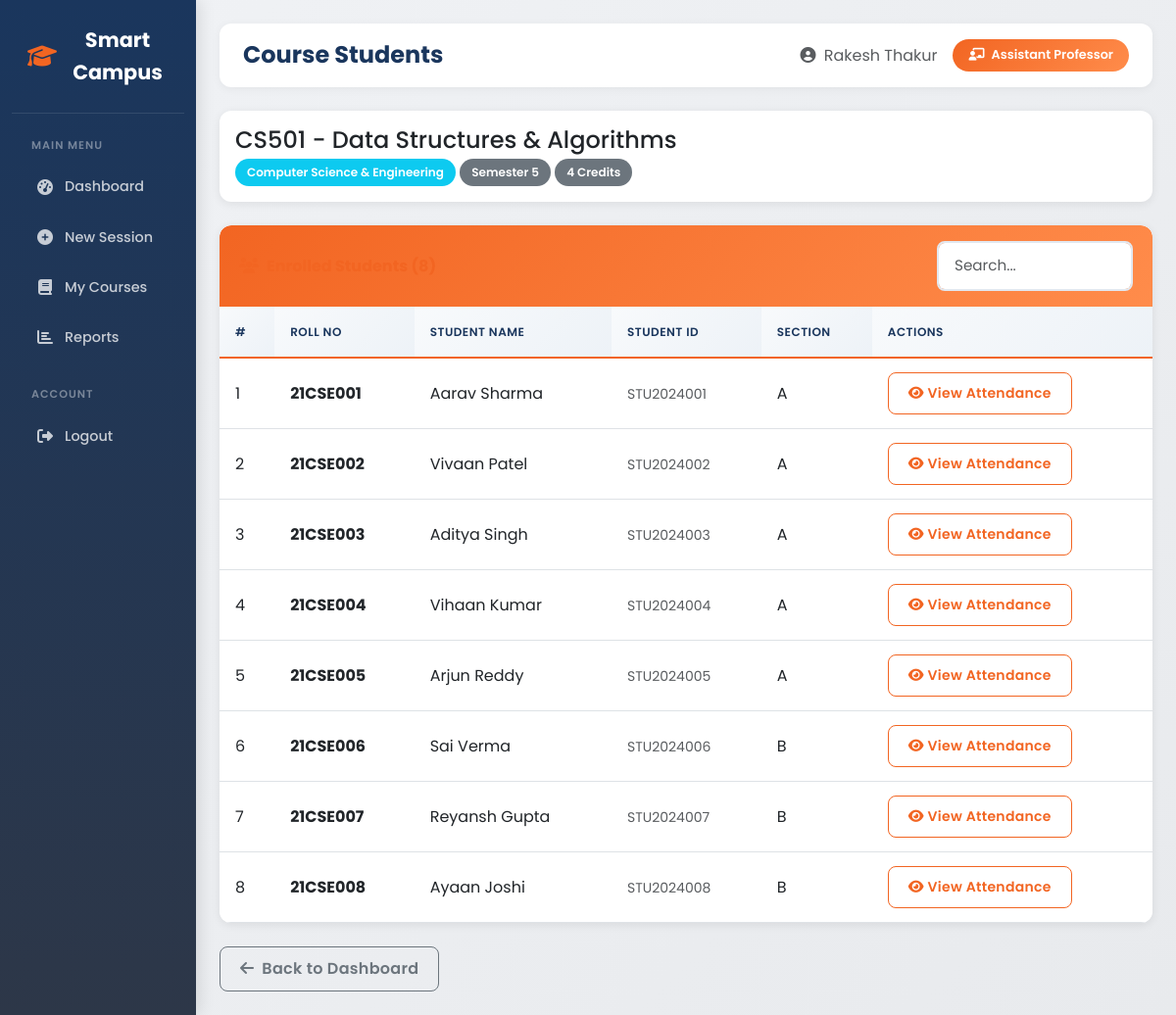
Page /attendance/course/1/students/ (signed in) on the committed database.
### attendance/models.py (models this page shows, shortened)
class Faculty(models.Model):
    user = models.OneToOneField(User, on_delete=models.CASCADE, related_name='faculty_profile')
    employee_id = models.CharField(max_length=20, unique=True)
    department = models.ForeignKey(Department, on_delete=models.SET_NULL, null=True, related_name='faculty_members')
    phone = models.CharField(max_length=15, blank=True)
    designation = models.CharField(max_length=50, default='Assistant Professor')
    profile_image = models.ImageField(upload_to='faculty_images/', blank=True, null=True)
    is_active = models.BooleanField(default=True)
    created_at = models.DateTimeField(auto_now_add=True)
    updated_at = models.DateTimeField(auto_now=True)
    class Meta:
        verbose_name_plural = 'Faculty'
        ordering = ['employee_id']

class Course(models.Model):
    code = models.CharField(max_length=20, unique=True)
    name = models.CharField(max_length=100)
    department = models.ForeignKey(Department, on_delete=models.CASCADE, related_name='courses')
    faculty = models.ForeignKey(Faculty, on_delete=models.SET_NULL, null=True, related_name='courses')
    semester = models.IntegerField(default=1)
    credits = models.IntegerField(default=3)
    students = models.ManyToManyField(Student, related_name='courses', blank=True)
    is_active = models.BooleanField(default=True)
    created_at = models.DateTimeField(auto_now_add=True)
    class Meta:
        ordering = ['code']

class Department(models.Model):
    name = models.CharField(max_length=100)
    code = models.CharField(max_length=10, unique=True)
    created_at = models.DateTimeField(auto_now_add=True)
    class Meta:
        ordering = ['name']

class Student(models.Model):
    user = models.OneToOneField(User, on_delete=models.CASCADE, related_name='student_profile', null=True, blank=True)
    student_id = models.CharField(max_length=20, unique=True)
    roll_number = models.CharField(max_length=20)
    first_name = models.CharField(max_length=50)
    last_name = models.CharField(max_length=50)
    email = models.EmailField()
    phone = models.CharField(max_length=15, blank=True)
    department = models.ForeignKey(Department, on_delete=models.SET_NULL, null=True, related_name='students')
    semester = models.IntegerField(default=1)
    section = models.CharField(max_length=5, default='A')
    profile_image = models.ImageField(upload_to='student_images/', blank=True, null=True)
    face_encoding = models.BinaryField(blank=True, null=True)  # Stored face encoding for recognition
    parent = models.ForeignKey(Parent, on_delete=models.SET_NULL, null=True, blank=True, related_name='children')
    is_active = models.BooleanField(default=True)
    created_at = models.DateTimeField(auto_now_add=True)
    updated_at = models.DateTimeField(auto_now=True)
    @property
    def full_name(self):
        return f"{self.first_name} {self.last_name}"
    class Meta:
        ordering = ['roll_number']

### attendance/views.py (the view)
# urls.py: path('course/<int:course_id>/students/', views.course_students, name='course_students'),
@login_required
def course_students(request, course_id):
    course = get_object_or_404(Course, id=course_id)
    students = course.students.filter(is_active=True).order_by('roll_number')
    context = {
        'course': course,
        'students': students,
    }
    return render(request, 'attendance/course_students.html', context)

### attendance/templates/attendance/course_students.html (shortened to what this page needs)
{% extends 'attendance/base.html' %}
{% block page_title %}Course Students{% endblock %}
{% block content %}
<div class="card mb-4">
    <div class="card-body">
        <h4 class="mb-1">{{ course.code }} - {{ course.name }}</h4>
        <p class="text-muted mb-0">
            <span class="badge bg-info">{{ course.department.name }}</span>
            <span class="badge bg-secondary">Semester {{ course.semester }}</span>
            <span class="badge bg-secondary">{{ course.credits }} Credits</span>
        </p>
    </div>
</div>
<div class="card">
    <div class="card-header d-flex justify-content-between align-items-center">
        <h6 class="m-0 font-weight-bold text-primary">
            <i class="fas fa-users me-2"></i>Enrolled Students ({{ students.count }})
        </h6>
        <input type="text" class="form-control form-control-sm" id="search-student" placeholder="Search..." style="width: 200px;">
    </div>
    <div class="card-body p-0">
        <div class="table-responsive">
            <table class="table table-hover mb-0" id="students-table">
                <thead class="table-light">
                    <tr>
                        <th>#</th>
                        <th>Roll No</th>
                        <th>Student Name</th>
                        <th>Student ID</th>
                        <th>Section</th>
                        <th>Actions</th>
                    </tr>
                </thead>
                <tbody>
                    {% for student in students %}
                    <tr>
                        <td>{{ forloop.counter }}</td>
                        <td><strong>{{ student.roll_number }}</strong></td>
                        <td>{{ student.full_name }}</td>
                        <td><small class="text-muted">{{ student.student_id }}</small></td>
                        <td>{{ student.section }}</td>
                        <td>
                            <a href="{% url 'attendance:student_detail' student.id %}" class="btn btn-sm btn-outline-primary">
                                <i class="fas fa-eye"></i> View Attendance
                            </a>
                        </td>
                    </tr>
                    {% empty %}
                    <tr>
                        <td colspan="6" class="text-center py-4 text-muted">
                            No students enrolled in this course
                        </td>
                    </tr>
                    {% endfor %}
                </tbody>
            </table>
        </div>
    </div>
</div>
<div class="mt-4">
    <a href="{% url 'attendance:dashboard' %}" class="btn btn-outline-secondary">
        <i class="fas fa-arrow-left me-2"></i>Back to Dashboard
    </a>
</div>
{% endblock %}

### attendance/templates/attendance/base.html (shortened to what this page needs)
<!DOCTYPE html>
<html lang="en">
<head>
    <link href="https://cdn.jsdelivr.net/npm/bootstrap@5.3.0/dist/css/bootstrap.min.css" rel="stylesheet">
    <link href="https://cdnjs.cloudflare.com/ajax/libs/font-awesome/6.4.0/css/all.min.css" rel="stylesheet">
    <link href="/static/css/style.css" rel="stylesheet">
</head>
<body>
    <div class="container-fluid">
        <div class="row">
            {% if user.is_authenticated %}
            <nav class="col-md-3 col-lg-2 d-md-block sidebar collapse py-0">
                <div class="text-center">
                    <a href="{% url 'attendance:home' %}" class="brand-text">
                        <i class="fas fa-graduation-cap"></i> Smart Campus
                    </a>
                </div>
                <div class="nav-section-title">Main Menu</div>
                <ul class="nav flex-column">
                    {% if user.faculty_profile %}
                    <li class="nav-item">
                        <a class="nav-link {% if request.resolver_match.url_name == 'dashboard' %}active{% endif %}" href="{% url 'attendance:dashboard' %}">
                            <i class="fas fa-tachometer-alt"></i> Dashboard
                        </a>
                    </li>
                    <li class="nav-item">
                        <a class="nav-link {% if request.resolver_match.url_name == 'create_session' %}active{% endif %}" href="{% url 'attendance:create_session' %}">
                            <i class="fas fa-plus-circle"></i> New Session
                        </a>
                    </li>
                    <li class="nav-item">
                        <a class="nav-link {% if request.resolver_match.url_name == 'manage_courses' or request.resolver_match.url_name == 'create_course' %}active{% endif %}" href="{% url 'attendance:manage_courses' %}">
                            <i class="fas fa-book"></i> My Courses
                        </a>
                    </li>
                    <li class="nav-item">
                        <a class="nav-link {% if request.resolver_match.url_name == 'reports' %}active{% endif %}" href="{% url 'attendance:reports' %}">
                            <i class="fas fa-chart-bar"></i> Reports
                        </a>
                    </li>
                    {% endif %}
                </ul>
                <div class="nav-section-title">Account</div>
                <ul class="nav flex-column">
                    <li class="nav-item">
                        <a class="nav-link" href="{% url 'attendance:logout' %}">
                            <i class="fas fa-sign-out-alt"></i> Logout
                        </a>
                    </li>
                </ul>
            </nav>
            {% endif %}
            <main class="{% if user.is_authenticated %}col-md-9 ms-sm-auto col-lg-10{% else %}col-12{% endif %} px-md-4 py-4">
                {% if user.is_authenticated %}
                <div class="page-header">
                    <h1 class="page-title">{% block page_title %}Dashboard{% endblock %}</h1>
                    <div class="user-info">
                        <span class="text-muted">
                            <i class="fas fa-user-circle me-1"></i> {{ user.get_full_name|default:user.username }}
                        </span>
                        {% if user.faculty_profile %}
                        <span class="user-badge">
                            <i class="fas fa-chalkboard-teacher me-1"></i> {{ user.faculty_profile.designation }}
                        </span>
                        {% elif user.student_profile %}
                        <span class="user-badge">
                            <i class="fas fa-user-graduate me-1"></i> Student
                        </span>
                        {% endif %}
                    </div>
                </div>
                {% endif %}
                {% block content %}{% endblock %}
            </main>
        </div>
    </div>
</body>
</html>

### static/css/style.css (style rules this page uses)
:root { --primary-color: #f26522; --primary-dark: #d85a1b; --primary-light: #ff8c4b; --secondary-color: #1a365d; --accent-color: #2d3748; --success-color: #38a169; --danger-color: #e53e3e; --warning-color: #ecc94b; --info-color: #3182ce; --light-color: #f7fafc; --dark-color: #2d3748; --gradient-primary: linear-gradient(135deg, #f26522 0%, #ff8c4b 100%); --gradient-secondary: linear-gradient(135deg, #1a365d 0%, #2d3748 100%); --shadow-sm: 0 1px 3px rgba(0, 0, 0, 0.12); --shadow-md: 0 4px 6px rgba(0, 0, 0, 0.1); --shadow-lg: 0 10px 25px rgba(0, 0, 0, 0.15); --shadow-orange: 0 4px 15px rgba(242, 101, 34, 0.3); }
* { margin: 0; padding: 0; box-sizing: border-box; }
body { background-color: #f0f2f5; font-family: 'Poppins', -apple-system, BlinkMacSystemFont, 'Segoe UI', Roboto, sans-serif; color: var(--dark-color); line-height: 1.6; }
.sidebar { min-height: 100vh; background: var(--gradient-secondary); box-shadow: var(--shadow-lg); }
.sidebar .brand-text { color: white; font-size: 1.3rem; font-weight: 700; text-decoration: none; display: flex; align-items: center; justify-content: center; padding: 1.5rem 1rem; border-bottom: 1px solid rgba(255, 255, 255, 0.1); }
.sidebar .brand-text i { color: var(--primary-color); margin-right: 10px; font-size: 1.5rem; }
.sidebar .nav-link { color: rgba(255, 255, 255, 0.7); padding: 0.875rem 1.5rem; border-radius: 0; margin: 0; transition: all 0.3s ease; border-left: 4px solid transparent; display: flex; align-items: center; font-weight: 500; font-size: 0.9rem; }
.sidebar .nav-link i { margin-right: 12px; width: 20px; text-align: center; font-size: 1rem; }
.card { border: none; border-radius: 12px; box-shadow: var(--shadow-md); transition: transform 0.3s ease, box-shadow 0.3s ease; background: white; overflow: hidden; }
.card-header { background: linear-gradient(135deg, var(--primary-color) 0%, var(--primary-light) 100%); border-bottom: none; font-weight: 600; color: white; padding: 1rem 1.25rem; }
.card-header h5, .card-header h6 { color: white; margin: 0; }
.table { margin-bottom: 0; }
.table thead th { background: linear-gradient(135deg, #f7fafc 0%, #edf2f7 100%); border-bottom: 2px solid var(--primary-color); font-weight: 600; color: var(--secondary-color); text-transform: uppercase; font-size: 0.75rem; letter-spacing: 0.5px; padding: 1rem; }
.table-hover tbody tr { transition: all 0.2s ease; }
.table td { vertical-align: middle; padding: 0.875rem 1rem; }
.btn { border-radius: 8px; font-weight: 600; padding: 0.625rem 1.25rem; transition: all 0.3s ease; text-transform: none; letter-spacing: 0.3px; }
.btn-outline-primary { color: var(--primary-color); border-color: var(--primary-color); }
.form-control { border-radius: 8px; border: 2px solid #e2e8f0; padding: 0.75rem 1rem; transition: all 0.3s ease; font-size: 0.95rem; }
.user-badge { background: var(--gradient-primary); color: white; padding: 0.375rem 0.75rem; border-radius: 25px; font-size: 0.8rem; font-weight: 600; }
.fade-in { animation: fadeIn 0.5s ease; }
.badge { font-weight: 600; padding: 0.5rem 0.75rem; border-radius: 25px; }
.text-primary { color: var(--primary-color) !important; }
.font-weight-bold { font-weight: 700 !important; }

### rows in the picture
Course: code "CS501", name "Data Structures & Algorithms", department.name "Computer Science & Engineering", semester "5", credits "4"
Student: roll_number "21CSE001", full_name "Aarav Sharma", student_id "STU2024001", section "A"
Student: roll_number "21CSE002", full_name "Vivaan Patel", student_id "STU2024002", section "A"
Student: roll_number "21CSE003", full_name "Aditya Singh", student_id "STU2024003", section "A"
Student: roll_number "21CSE004", full_name "Vihaan Kumar", student_id "STU2024004", section "A"
Student: roll_number "21CSE005", full_name "Arjun Reddy", student_id "STU2024005", section "A"
Student: roll_number "21CSE006", full_name "Sai Verma", student_id "STU2024006", section "B"
Student: roll_number "21CSE007", full_name "Reyansh Gupta", student_id "STU2024007", section "B"
Student: roll_number "21CSE008", full_name "Ayaan Joshi", student_id "STU2024008", section "B"

### other values in the picture
{{ user.get_full_name|default:user.username }} "Rakesh Thakur"
{{ user.faculty_profile.designation }} "Assistant Professor"
